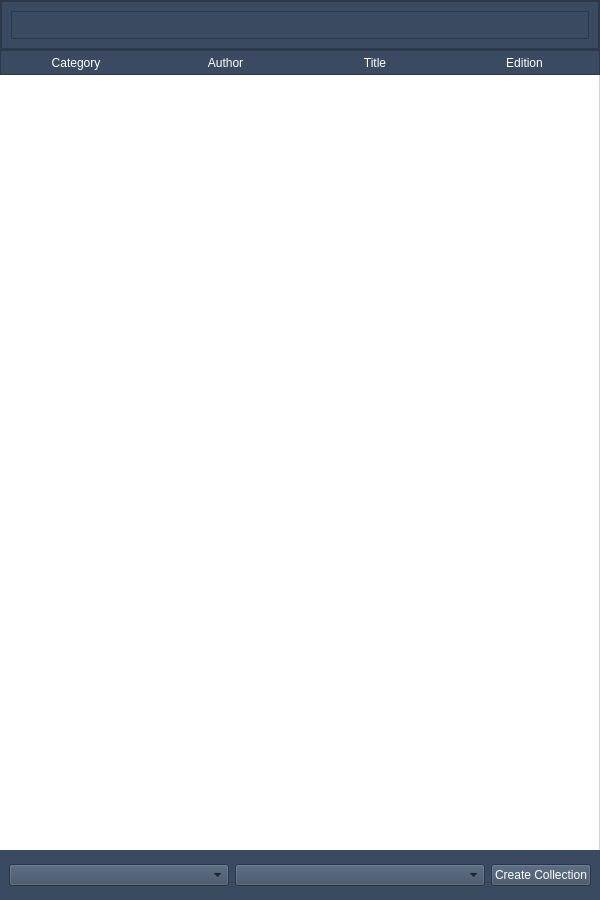
               <widget class="QFrame" name="flashcards_page_left">
                <property name="minimumSize">
                 <size>
                  <width>600</width>
                  <height>900</height>
                 </size>
                </property>
                <property name="maximumSize">
                 <size>
                  <width>600</width>
                  <height>16777215</height>
                 </size>
                </property>
                <property name="frameShape">
                 <enum>QFrame::NoFrame</enum>
                </property>
                <property name="frameShadow">
                 <enum>QFrame::Raised</enum>
                </property>
                <layout class="QVBoxLayout" name="verticalLayout_60">
                 <property name="spacing">
                  <number>0</number>
                 </property>
                 <property name="leftMargin">
                  <number>0</number>
                 </property>
                 <property name="topMargin">
                  <number>0</number>
                 </property>
                 <property name="rightMargin">
                  <number>0</number>
                 </property>
                 <property name="bottomMargin">
                  <number>0</number>
                 </property>
                 <item>
                  <widget class="QFrame" name="search_bar_3">
                   <property name="minimumSize">
                    <size>
                     <width>0</width>
                     <height>50</height>
                    </size>
                   </property>
                   <property name="maximumSize">
                    <size>
                     <width>16777215</width>
                     <height>50</height>
                    </size>
                   </property>
                   <property name="styleSheet">
                    <string notr="true">background-color: rgb(58, 74, 97);</string>
                   </property>
                   <property name="frameShape">
                    <enum>QFrame::StyledPanel</enum>
                   </property>
                   <property name="frameShadow">
                    <enum>QFrame::Raised</enum>
                   </property>
                   <layout class="QHBoxLayout" name="horizontalLayout_38">
                    <property name="spacing">
                     <number>0</number>
                    </property>
                    <property name="leftMargin">
                     <number>0</number>
                    </property>
                    <property name="topMargin">
                     <number>0</number>
                    </property>
                    <property name="rightMargin">
                     <number>0</number>
                    </property>
                    <property name="bottomMargin">
                     <number>0</number>
                    </property>
                    <item>
                     <widget class="QFrame" name="frame_23">
                      <property name="maximumSize">
                       <size>
                        <width>1000</width>
                        <height>16777215</height>
                       </size>
                      </property>
                      <property name="frameShape">
                       <enum>QFrame::StyledPanel</enum>
                      </property>
                      <property name="frameShadow">
                       <enum>QFrame::Raised</enum>
                      </property>
                      <layout class="QVBoxLayout" name="verticalLayout_61">
                       <item>
                        <widget class="QPlainTextEdit" name="plainTextEdit_3"/>
                       </item>
                      </layout>
                     </widget>
                    </item>
                   </layout>
                  </widget>
                 </item>
                 <item>
                  <widget class="QFrame" name="flashcards_column_names">
                   <property name="minimumSize">
                    <size>
                     <width>0</width>
                     <height>25</height>
                    </size>
                   </property>
                   <property name="maximumSize">
                    <size>
                     <width>16777215</width>
                     <height>25</height>
                    </size>
                   </property>
                   <property name="styleSheet">
                    <string notr="true">background-color: rgb(58, 74, 97);</string>
                   </property>
                   <property name="frameShape">
                    <enum>QFrame::StyledPanel</enum>
                   </property>
                   <property name="frameShadow">
                    <enum>QFrame::Raised</enum>
                   </property>
                   <layout class="QHBoxLayout" name="horizontalLayout_40">
                    <property name="spacing">
                     <number>0</number>
                    </property>
                    <property name="leftMargin">
                     <number>0</number>
                    </property>
                    <property name="topMargin">
                     <number>0</number>
                    </property>
                    <property name="rightMargin">
                     <number>0</number>
                    </property>
                    <property name="bottomMargin">
                     <number>0</number>
                    </property>
                    <item>
                     <widget class="QLabel" name="label_32">
                      <property name="styleSheet">
                       <string notr="true">color: white</string>
                      </property>
                      <property name="text">
                       <string>Category</string>
                      </property>
                      <property name="alignment">
                       <set>Qt::AlignCenter</set>
                      </property>
                     </widget>
                    </item>
                    <item>
                     <widget class="QLabel" name="label_37">
                      <property name="styleSheet">
                       <string notr="true">color: white</string>
                      </property>
                      <property name="text">
                       <string>Author</string>
                      </property>
                      <property name="alignment">
                       <set>Qt::AlignCenter</set>
                      </property>
                     </widget>
                    </item>
                    <item>
                     <widget class="QLabel" name="label_38">
                      <property name="styleSheet">
                       <string notr="true">color: white</string>
                      </property>
                      <property name="text">
                       <string>Title</string>
                      </property>
                      <property name="alignment">
                       <set>Qt::AlignCenter</set>
                      </property>
                     </widget>
                    </item>
                    <item>
                     <widget class="QLabel" name="label_49">
                      <property name="styleSheet">
                       <string notr="true">color: white</string>
                      </property>
                      <property name="text">
                       <string>Edition</string>
                      </property>
                      <property name="alignment">
                       <set>Qt::AlignCenter</set>
                      </property>
                     </widget>
                    </item>
                   </layout>
                  </widget>
                 </item>
                 <item>
                  <widget class="QListWidget" name="collection_listwidget">
                   <property name="mouseTracking">
                    <bool>true</bool>
                   </property>
                   <property name="styleSheet">
                    <string notr="true">QListWidget{
border: solid lightgray;
border-width: 0px 1px 0px 0px;
}</string>
                   </property>
                   <property name="frameShape">
                    <enum>QFrame::NoFrame</enum>
                   </property>
                   <property name="sortingEnabled">
                    <bool>false</bool>
                   </property>
                  </widget>
                 </item>
                 <item>
                  <widget class="QFrame" name="frame_31">
                   <property name="minimumSize">
                    <size>
                     <width>0</width>
                     <height>50</height>
                    </size>
                   </property>
                   <property name="maximumSize">
                    <size>
                     <width>16777215</width>
                     <height>50</height>
                    </size>
                   </property>
                   <property name="styleSheet">
                    <string notr="true">background-color: rgb(58, 74, 97);</string>
                   </property>
                   <property name="frameShape">
                    <enum>QFrame::NoFrame</enum>
                   </property>
                   <property name="frameShadow">
                    <enum>QFrame::Raised</enum>
                   </property>
                   <layout class="QHBoxLayout" name="horizontalLayout_39">
                    <item>
                     <widget class="QComboBox" name="collection_category_combobox">
                      <property name="minimumSize">
                       <size>
                        <width>220</width>
                        <height>0</height>
                       </size>
                      </property>
                      <property name="maximumSize">
                       <size>
                        <width>220</width>
                        <height>16777215</height>
                       </size>
                      </property>
                     </widget>
                    </item>
                    <item>
                     <widget class="QComboBox" name="collection_txtbk_combobox"/>
                    </item>
                    <item>
                     <widget class="QPushButton" name="create_collection_button">
                      <property name="minimumSize">
                       <size>
                        <width>100</width>
                        <height>0</height>
                       </size>
                      </property>
                      <property name="maximumSize">
                       <size>
                        <width>100</width>
                        <height>16777215</height>
                       </size>
                      </property>
                      <property name="styleSheet">
                       <string notr="true">color: rgb(255, 255, 255);</string>
                      </property>
                      <property name="text">
                       <string>Create Collection</string>
                      </property>
                     </widget>
                    </item>
                   </layout>
                  </widget>
                 </item>
                </layout>
               </widget>
